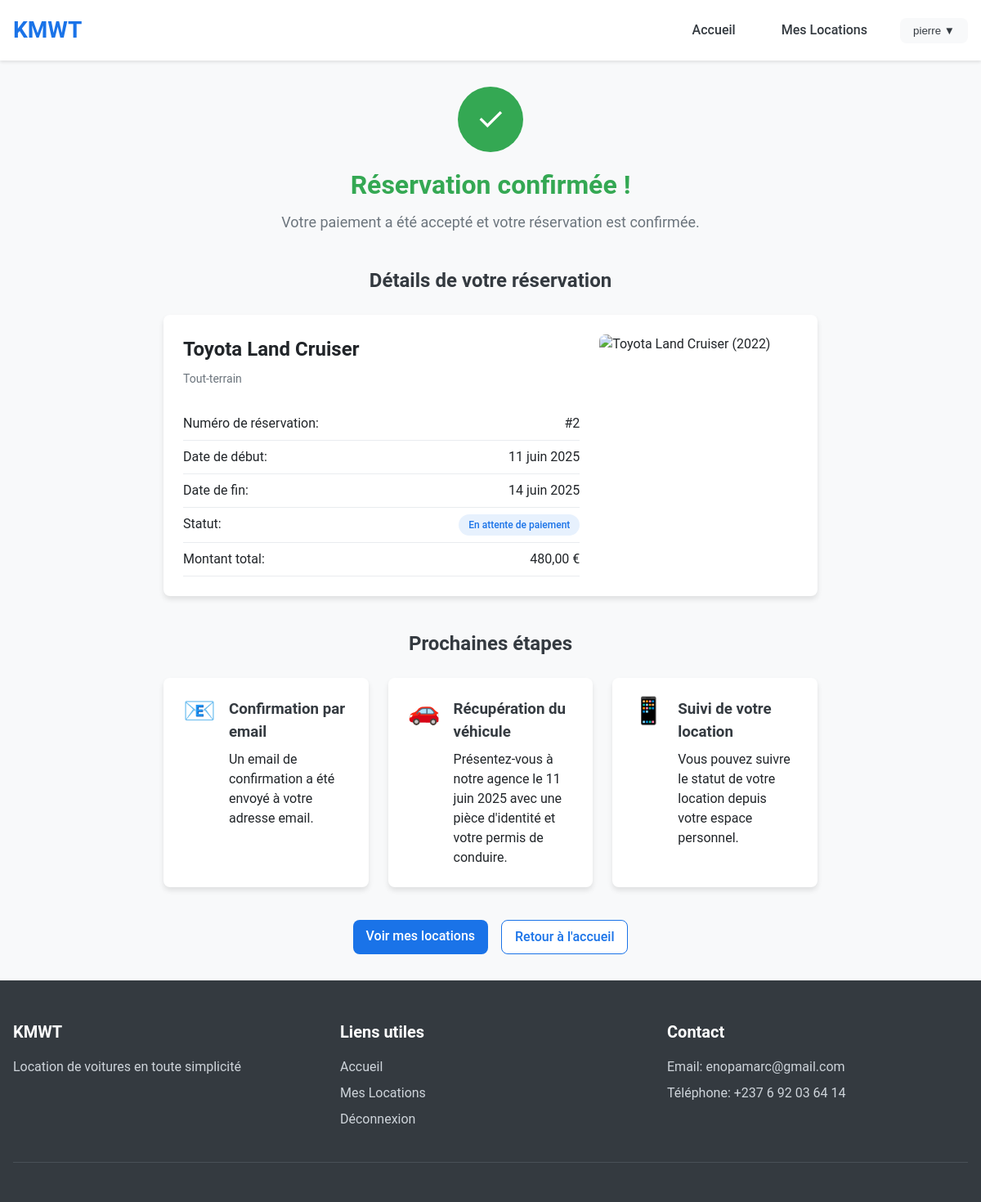
Screenshot of /confirmation/2/ (signed in) with the database file from the repository.
### rental/models.py (models this page shows, shortened)
class Location(models.Model):
    class StatutLocation(models.TextChoices):
        EN_ATTENTE = 'AT', _('En attente de paiement')
        EN_COURS = 'EC', _('En cours')
        TERMINE = 'TR', _('Terminé')
        ANNULE = 'AN', _('Annulé')
    utilisateur = models.ForeignKey(User, on_delete=models.CASCADE, related_name='locations', verbose_name="Utilisateur")
    voiture = models.ForeignKey(Voiture, on_delete=models.CASCADE, related_name='locations', verbose_name="Voiture")
    date_debut = models.DateField(verbose_name="Date de début")
    date_fin = models.DateField(verbose_name="Date de fin")
    statut = models.CharField(
        max_length=2,
        choices=StatutLocation.choices,
        default=StatutLocation.EN_ATTENTE,
        verbose_name="Statut"
    )
    date_creation = models.DateTimeField(auto_now_add=True, verbose_name="Date de création")
    paiement_id = models.CharField(max_length=100, blank=True, null=True, verbose_name="ID de paiement")
    montant_total = models.DecimalField(max_digits=8, decimal_places=2, verbose_name="Montant total (€)")
    class Meta:
        verbose_name = "Location"
        verbose_name_plural = "Locations"
        ordering = ['-date_creation']

class Voiture(models.Model):
    class TypeVoiture(models.TextChoices):
        TOUT_TERRAIN = 'TT', _('Tout-terrain')
        FAMILIALE = 'FM', _('Familiale')
    type = models.CharField(
        max_length=2,
        choices=TypeVoiture.choices,
        default=TypeVoiture.FAMILIALE,
        verbose_name="Type de véhicule"
    )
    marque = models.CharField(max_length=100, verbose_name="Marque")
    modele = models.CharField(max_length=100, verbose_name="Modèle")
    annee = models.IntegerField(verbose_name="Année")
    disponible = models.BooleanField(default=True, verbose_name="Disponible")
    prix_journalier = models.DecimalField(max_digits=6, decimal_places=2, verbose_name="Prix journalier (€)")
    image = models.ImageField(upload_to='voitures/', null=True, blank=True, verbose_name="Image")
    description = models.TextField(blank=True, verbose_name="Description")
    def __str__(self):
        return f"{self.marque} {self.modele} ({self.annee})"
    class Meta:
        verbose_name = "Voiture"
        verbose_name_plural = "Voitures"

### rental/views.py (the view)
# urls.py: path('confirmation/<int:location_id>/', views.confirmation, name='confirmation'),
@login_required
def confirmation(request, location_id):
    location = get_object_or_404(Location, pk=location_id, utilisateur=request.user)
    return render(request, 'rental/confirmation.html', {
        'location': location,
    })

### templates/rental/confirmation.html (shortened to what this page needs)
{% extends 'base.html' %}
{% block content %}
<div class="container">
    <div class="confirmation-page">
        <div class="confirmation-header">
            <div class="success-icon">✓</div>
            <h1>Réservation confirmée !</h1>
            <p>Votre paiement a été accepté et votre réservation est confirmée.</p>
        </div>
        <div class="confirmation-details">
            <h2>Détails de votre réservation</h2>
            <div class="confirmation-card">
                <div class="car-info">
                    <h3>{{ location.voiture.marque }} {{ location.voiture.modele }}</h3>
                    <p class="car-type">{{ location.voiture.get_type_display }}</p>
                    <div class="reservation-info">
                        <div class="info-row">
                            <span>Numéro de réservation:</span>
                            <span>#{{ location.id }}</span>
                        </div>
                        <div class="info-row">
                            <span>Date de début:</span>
                            <span>{{ location.date_debut }}</span>
                        </div>
                        <div class="info-row">
                            <span>Date de fin:</span>
                            <span>{{ location.date_fin }}</span>
                        </div>
                        <div class="info-row">
                            <span>Statut:</span>
                            <span class="status-badge">{{ location.get_statut_display }}</span>
                        </div>
                        <div class="info-row">
                            <span>Montant total:</span>
                            <span>{{ location.montant_total }} €</span>
                        </div>
                    </div>
                </div>
                <div class="car-image">
                    {% if location.voiture.image %}
                        <img src="{{ location.voiture.image.url }}" alt="{{ location.voiture }}">
                    {% else %}
                        <img src="https://images.pexels.com/photos/170811/pexels-photo-170811.jpeg" alt="{{ location.voiture }}">
                    {% endif %}
                </div>
            </div>
        </div>
        <div class="next-steps">
            <h2>Prochaines étapes</h2>
            <div class="steps-container">
                <div class="step">
                    <div class="step-icon">📧</div>
                    <div class="step-content">
                        <h3>Confirmation par email</h3>
                        <p>Un email de confirmation a été envoyé à votre adresse email.</p>
                    </div>
                </div>
                <div class="step">
                    <div class="step-icon">🚗</div>
                    <div class="step-content">
                        <h3>Récupération du véhicule</h3>
                        <p>Présentez-vous à notre agence le {{ location.date_debut }} avec une pièce d'identité et votre permis de conduire.</p>
                    </div>
                </div>
                <div class="step">
                    <div class="step-icon">📱</div>
                    <div class="step-content">
                        <h3>Suivi de votre location</h3>
                        <p>Vous pouvez suivre le statut de votre location depuis votre espace personnel.</p>
                    </div>
                </div>
            </div>
        </div>
        <div class="confirmation-actions">
            <a href="{% url 'mes_locations' %}" class="btn-primary">Voir mes locations</a>
            <a href="{% url 'home' %}" class="btn-secondary">Retour à l'accueil</a>
        </div>
    </div>
</div>
{% endblock %}

### templates/base.html (shortened to what this page needs)
<!DOCTYPE html>
<html lang="fr">
<head>
    <link rel="stylesheet" href="/static/css/styles.css">
</head>
<body>
    <header>
        <div class="container">
            <div class="logo">
                <a href="{% url 'home' %}">
                    <h1>KMWT</h1>
                </a>
            </div>
            <nav>
                <ul>
                    <li><a href="{% url 'home' %}">Accueil</a></li>
                    {% if user.is_authenticated %}
                        <li><a href="{% url 'mes_locations' %}">Mes Locations</a></li>
                        <li>
                            <div class="dropdown">
                                <button class="dropbtn">{{ user.username }} ▼</button>
                            </div>
                        </li>
                    {% else %}
                        <li><a href="{% url 'login' %}">Connexion</a></li>
                        <li><a href="{% url 'inscription' %}" class="btn-primary">Inscription</a></li>
                    {% endif %}
                </ul>
            </nav>
        </div>
    </header>
    <main>
        {% block content %}{% endblock %}
    </main>
    <footer>
        <div class="container">
            <div class="footer-content">
                <div class="footer-section">
                    <h3>KMWT</h3>
                    <p>Location de voitures en toute simplicité</p>
                </div>
                <div class="footer-section">
                    <h3>Liens utiles</h3>
                    <ul>
                        <li><a href="{% url 'home' %}">Accueil</a></li>
                        {% if user.is_authenticated %}
                            <li><a href="{% url 'mes_locations' %}">Mes Locations</a></li>
                            <li><a href="{% url 'logout' %}">Déconnexion</a></li>
                        {% else %}
                            <li><a href="{% url 'login' %}">Connexion</a></li>
                            <li><a href="{% url 'inscription' %}">Inscription</a></li>
                        {% endif %}
                    </ul>
                </div>
                <div class="footer-section">
                    <h3>Contact</h3>
                    <p>Email: enopamarc@gmail.com</p>
                    <p>Téléphone: +237 6 92 03 64 14</p>
                </div>
            </div>
            <div class="footer-bottom">
            </div>
        </div>
    </footer>
</body>
</html>

### rows the page displays
Location: voiture.marque "Toyota", voiture.modele "Land Cruiser", voiture.type "Tout-terrain", id "2", date_debut "11 juin 2025", date_fin "14 juin 2025", statut "En attente de paiement", montant_total "480,00"

### other values shown
{{ user.username }} "pierre"
